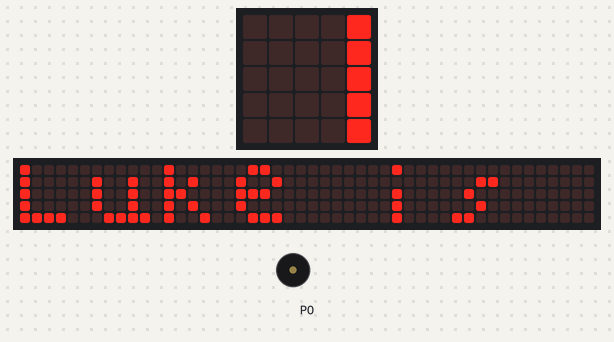
A program run on a simulated BBC micro:bit (MakeCode). Parts: the board's 5×5 LED display, a strip that is not on the board, showing the scrolling text unrolled, buzzer (waves = sounding). The 48×5 strip is a reading aid, not a part: it shows the text the display is scrolling, unrolled, one strip-width of it at a time.

Above: at 0.73 s.
At 4.6 s:
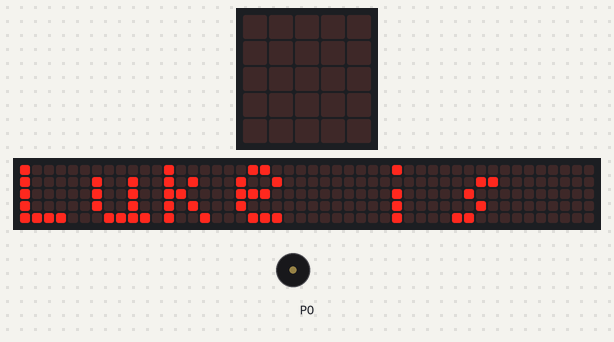
At 10.9 s:
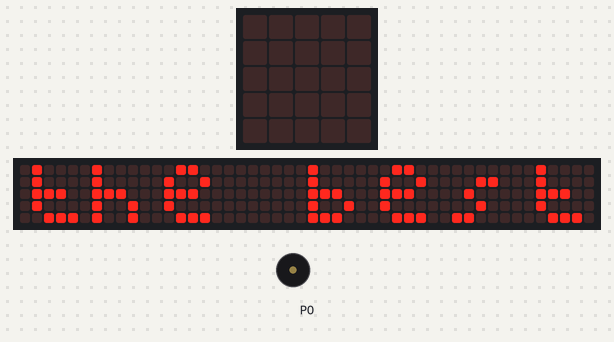
At 16.8 s:
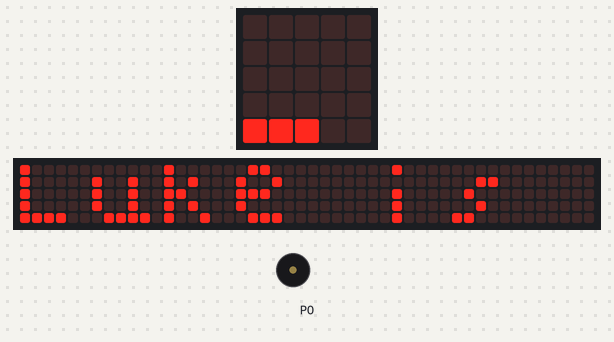
Timing chart, 0 to 18.3 s (numbered marks = the images above):
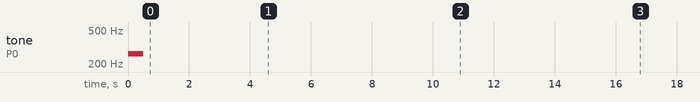

Measured:
- what the display in image 1 shows lasts 0.7 s, from 4.6 s to 5.3 s
- what the display in image 2 shows lasts 0.6 s, from 10.9 s to 11.5 s

The program:

main.ts
```typescript
music.play(music.tonePlayable(262, music.beat(BeatFraction.Whole)), music.PlaybackMode.UntilDone)
basic.forever(function () {
    basic.showString("Luke is the best")
})
```

test.ts
```typescript
// tests go here; this will not be compiled when this package is used as an extension.
```
